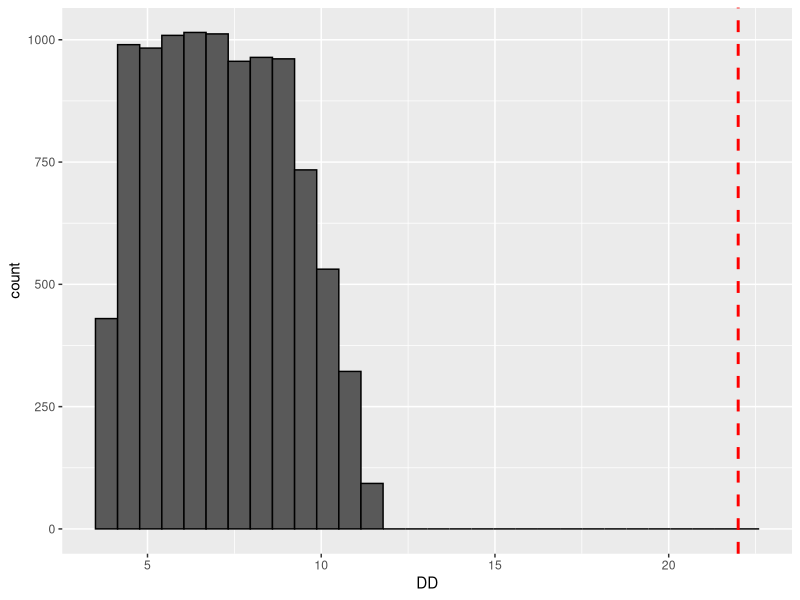
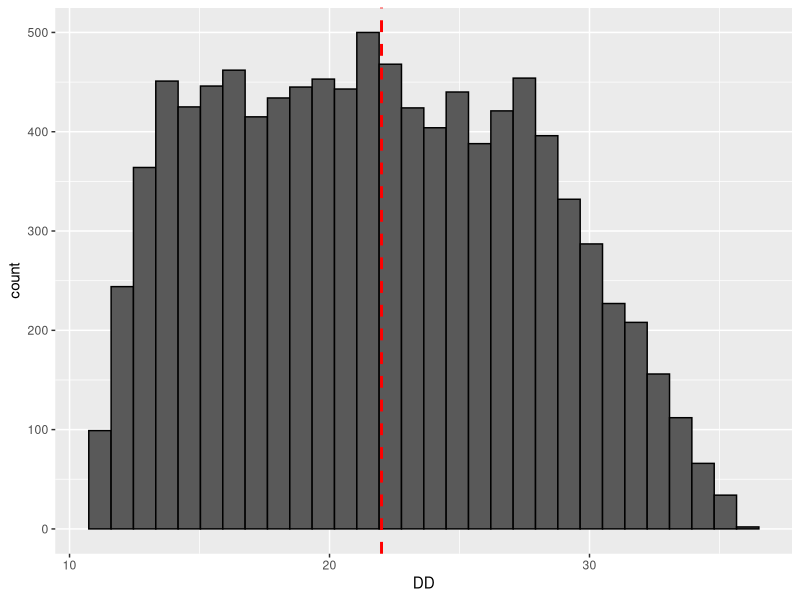

Recreate these plots in R, in order. (Note: this script raises an error after producing the figures.)
# Amanda Wilson (AW)
# Environmental Health Sciences PhD student
# University of Arizona


require(ggplot2)
require(ggpubr)
require(corrplot)
require(gridExtra)
require(grid)
require(gridGraphics)



#---------PART 1 - STOCHASTIC APPROACH TO SCHOEN & ASHBOLT (2011) MODEL--------------------



# This model is based on one discussed by Schoen & Ashbolt (2011) An in-premise model for
# Legionella exposure during showering events

schoen.ashbolt<-function(iterations,C.air,IR){
  
  #model function inputs
        #1-iterations
        #2-flow rate (L/hr)
        #3-C.air (concentration of L. pneumophila in air - CFU/m^3)
        #4-IR (inhalation rate in m^3/min)
  
  #-----------model input parameters--------------------------
  
  #partitioning coefficient
  PC<-runif(iterations,10^-6,1.9e-05)
  #min = low value
  #max = (Best estimate value - low value) + Best estimate value
  
  #-------aerosolizing parameters--------------------------------
  
  #----------aerosol size 1 - 5 um--------------
  
  #fraction of total aerosolized organisms in aeorosol size 1-5
  F1.15<-runif(iterations,0.75,1)
  #min = best estimate value
  #max = high value
  
  #fraction of total aerosols of size range 1-5um deposited at the alveoli
  F2.15<-runif(iterations,0.2,0.54)
  #min = best estimate value
  #max = high value
  
  #---------aerosol size 5 - 6 um---------------
  
  #fraction of total aerosolized organisms in aeorosol size 5-6
  F1.56<-(1-F1.15)*0.36
  #12% of aerosols other than 1-5
  
  #fraction of total aerosols of size range 5-6 deposited at the alveoli
  F2.56<-(1-F2.15)*0.125
  
  #--------aerosol size 6 - 10 um----------------
  
  #fraction of total aerosolized organisms in aerosol size 6-10
  F1.610<-(1-F1.15)*0.56
  
  #fraction of total aerosols of size range 6-10 deposited at the alveoli
  F2.610<-(1-F2.15)*0.0125
  
  ###########################################################

  #calculating deposited dose
  DD<-C.air*IR*((F1.15*F2.15)+(F1.56*F2.56)+(F1.610*F2.610))
    
    
  #saving inputs and outputs
    
  model<<-data.frame(IR=IR,PC=PC,F1.15=F1.15,F2.15=F2.15,F1.56=F1.56,F2.56=F2.56,F1.610=F1.610,
                       F2.610=F2.610,DD=DD)
    
    
}
  
schoen.ashbolt(10000,C.air=2.9e3,IR=7.5e-3)

ggplot(data=model)+geom_histogram(aes(x=DD),color="black")+
  geom_vline(xintercept=22,linetype="dashed",colour="red",size=1)

schoen.ashbolt(10000,C.air=8.9e3,IR=7.5e-3)

ggplot(data=model)+geom_histogram(aes(x=DD),color="black")+
  geom_vline(xintercept=22,linetype="dashed",colour="red",size=1)


#--------PART 2 - HAMILTON ET AL. (2019) MODEL----------------------------------------------

# This model is based on one discussed by Hamilton et al. (2019) Risk-based critical levels
# of Legionella pneumophila for indoor water uses. Environmental Science & Technology.

# "volume of aerosols of various size diameters that are large enough to hold
# L. pneumophila bacteria but small enough to deposit at the alveoli (1 um < diameter < 10um)
# were considered" - equation 2 from paper
  

hamilton<-function(iterations,C.air,IR){
  
  
  #model function inputs
  #1-iterations
  #2-shower duration (minutes)
  #3-C.water (concentration of L. pneumophila in water - CFU/mL)


  #truncnorm dist
  require(truncnorm)
  
  showerduration<-1 

  #vectors for loop

  #Dose for conventional fixture
  Dose.fixture.conv<-rep(0,iterations)

  #Dose for water efficient fixture
  Dose.fixture.eff<-rep(0,iterations)

  #Breathing rate
  B<-rep(0,iterations)

  #Exposure time
  t.shower<-rep(0,iterations)
  
  #CONVENTIONAL
  #concentration of aerosols at diameter 1-2
  C.aer.1.conv<-rlnorm(iterations,17.5,0.30)
  
  #concentration of aerosols at diameter 2-3
  C.aer.2.conv<-rlnorm(iterations,17.5,0.17)
  
  #concentration of aerosols at diameter 3-6
  C.aer.3.conv<-rlnorm(iterations,19.5,0.35)
  C.aer.4.conv<-rlnorm(iterations,19.5,0.35)
  C.aer.5.conv<-rlnorm(iterations,19.5,0.35)
  
  #concentration of aerosols at diameter 6-10
  C.aer.6.conv<-rlnorm(iterations,20,0.31)
  C.aer.7.conv<-rlnorm(iterations,20,0.31)
  C.aer.8.conv<-rlnorm(iterations,20,0.31)
  C.aer.9.conv<-rlnorm(iterations,20,0.31)
  C.aer.10.conv<-rlnorm(iterations,20,0.31)
  
  #WATER EFFICIENT
  #concentration of aerosols at diameter 1-2
  C.aer.1.eff<-rlnorm(iterations,18.1,0.57)
  #concentration of aerosols at diameter 2-3
  C.aer.2.eff<-rlnorm(iterations,17.9,0.64)
  #concentration of aerosols at diameter 3-6
  C.aer.3.eff<-rlnorm(iterations,18.7,0.52)
  C.aer.4.eff<-rlnorm(iterations,18.7,0.52)
  C.aer.5.eff<-rlnorm(iterations,18.7,0.52)
  #concentration of aerosols at diameter 6-10
  C.aer.6.eff<-rlnorm(iterations,18.3,0.14)
  C.aer.7.eff<-rlnorm(iterations,18.3,0.14)
  C.aer.8.eff<-rlnorm(iterations,18.3,0.14)
  C.aer.8.eff<-rlnorm(iterations,18.3,0.14)
  C.aer.8.eff<-rlnorm(iterations,18.3,0.14)
  C.aer.9.eff<-rlnorm(iterations,18.3,0.14)
  C.aer.10.eff<-rlnorm(iterations,18.3,0.14)
  
  #deposition efficiencies
  DE.1<-runif(iterations,0.23,0.25)
  DE.2<-runif(iterations,0.40,0.53)
  DE.3<-runif(iterations,0.36,0.62)
  DE.4<-runif(iterations,0.29,0.61)
  DE.5<-runif(iterations,0.19,0.52)
  DE.6<-runif(iterations,0.10,0.4)
  DE.7<-runif(iterations,0.06,0.29)
  DE.8<-runif(iterations,0.03,0.19)
  DE.9<-runif(iterations,0.01,0.12)
  DE.10<-runif(iterations,0.01,0.06)
  
  #percent aerosolized
  F.1<-17.50
  F.2<-16.39
  F.3<-15.56
  F.4<-6.67
  F.5<-3.89
  F.6<-2.50
  F.7<-2.78
  F.8<-5.00
  F.9<-5.28
  F.10<-3.89
  
  #volume of aerosol for size bin i
  V.1<-(4/3)*pi*(1*10^(-6)/2)^3
  V.2<-(4/3)*pi*(2*10^(-6)/2)^3
  V.3<-(4/3)*pi*(3*10^(-6)/2)^3
  V.4<-(4/3)*pi*(4*10^(-6)/2)^3
  V.5<-(4/3)*pi*(5*10^(-6)/2)^3
  V.6<-(4/3)*pi*(6*10^(-6)/2)^3
  V.7<-(4/3)*pi*(7*10^(-6)/2)^3
  V.8<-(4/3)*pi*(8*10^(-6)/2)^3
  V.9<-(4/3)*pi*(9*10^(-6)/2)^3
  V.10<-(4/3)*pi*(10*10^(-6)/2)^3
  
  #conventional
  part1.conv<-(C.aer.1.conv*V.1)+(C.aer.2.conv*V.2)+(C.aer.3.conv*V.3)+
              (C.aer.4.conv*V.4)+(C.aer.5.conv*V.5)+(C.aer.6.conv*V.6)+
              (C.aer.7.conv*V.7)+(C.aer.8.conv*V.8)+(C.aer.9.conv*V.9)+
              (C.aer.10.conv*V.10)
  
  #efficient
  part1.eff<-(C.aer.1.eff*V.1)+(C.aer.2.eff*V.2)+(C.aer.3.eff*V.3)+
             (C.aer.4.eff*V.4)+(C.aer.5.eff*V.5)+(C.aer.6.eff*V.6)+
             (C.aer.7.eff*V.7)+(C.aer.8.eff*V.8)+(C.aer.9.eff*V.9)+
             (C.aer.10.eff*V.10)
  
  part2<-(F.1*DE.1)+(F.2*DE.2)+(F.3*DE.3)+(F.4*DE.4)+(F.5*DE.5)+
              (F.6*DE.6)+(F.7*DE.7)+(F.8*DE.8)+(F.9*DE.9)+(F.10*DE.10)
  
  
  #Dose (conventional fixture)
  Dose.fixture.conv<-C.leg*B*t.shower*part1.conv*part2
  
  #Dose (water efficient fixture)
  Dose.fixture.eff<-C.leg*B*t.shower*part1.eff*part2
  
  model.conv<<-data.frame(B=B,C.aer.1.conv,C.aer.2.conv,C.aer.3.conv,C.aer.4.conv,C.aer.5.conv,
                          C.aer.6.conv,C.aer.7.conv,C.aer.8.conv,C.aer.9.conv,C.aer.10.conv,DE.1,
                          DE.2,DE.3,DE.4,DE.5,DE.6,DE.7,DE.8,DE.9,DE.10,r,Dose.fixture.conv)
  
  model.eff<<-data.frame(B=B,C.aer.1.eff,C.aer.2.eff,C.aer.3.eff,C.aer.4.eff,C.aer.5.eff,
                         C.aer.6.eff,C.aer.7.eff,C.aer.8.eff,C.aer.9.eff,C.aer.10.eff,DE.1,
                         DE.2,DE.3,DE.4,DE.5,DE.6,DE.7,DE.8,DE.9,DE.10,r,Dose.fixture.eff)
  require(ggplot2)
  require(ggpubr)
  require(corrplot)
  require(gridExtra)
  require(grid)
  require(gridGraphics)
  
  mydata.cor.conv=cor(model.conv,method=c("spearman"))
  corrplot(mydata.cor.conv,method="number")
  grid.echo()
  plot1.conv<-grid.grab()
  #grid.draw(plot1)
  
  mydata.cor.eff=cor(model.eff,method=c("spearman"))
  corrplot(mydata.cor.eff,method="number")
  grid.echo()
  plot1.eff<-grid.grab()
  
  combinedinfection<-data.frame(infectionrisk=c(P.infection.eff,P.infection.conv),
                                type=c(rep("Water Efficient",iterations),rep("Conventional",iterations)))
  
    ggplot(data=combinedinfection)+geom_boxplot(aes(y=infectionrisk,x=type,group=type))+
    scale_y_continuous(trans="log10",name="Infection Risk")+theme_bw()+scale_x_discrete(name="Shower Type")

  }

hamilton(10000,8,.1)

#comparison

comparison<-function(iterations,showerduration,C.water){
  schoen.ashbolt(iterations,showerduration,C.water)
  hamilton(iterations,showerduration,C.water)
  
  infectionrisk.all<-c(model$infection.risk,model.conv$P.infection.conv,model.eff$P.infection.eff)
  infectionrisk.all<-c(infectionrisk.all,infectionrisk.all)
  model<-c(rep("Schoen & Ashbolt",iterations),rep("Hamilton",iterations*2),rep("Combined",iterations*3))
  showertype<-c(rep("conventional or unspecified",iterations*2),rep("water efficient",iterations),rep("combined",iterations*3))
  
  frameall<<-data.frame(infection.risk=infectionrisk.all,model=model,showertype=showertype)
  
  windows()
  ggplot(data=frameall)+geom_violin(aes(x=model,y=infectionrisk.all,colour=showertype),draw_quantiles = c(0.25,0.5,0.75))+scale_y_continuous(trans="log10",name="Infection Risk")+
  scale_x_discrete(name="Model Source")+scale_colour_discrete(name="Shower Type")+theme_pubr()
}

comparison(10000,8,.1)

A<-ggplot(frameall)+geom_density(aes(x=infection.risk,group=model,fill=model),alpha=0.3)+scale_x_continuous(trans="log10")
B<-ggplot(frameall)+geom_density(aes(x=infection.risk,group=showertype,fill=showertype),alpha=0.3)+scale_x_continuous(trans="log10")

ggarrange(A,B)

ggplot(frameall)+geom_density(aes(x=infection.risk,group=interaction(showertype,model),fill=interaction(showertype,model)),alpha=0.3)+scale_x_continuous(trans="log10")
